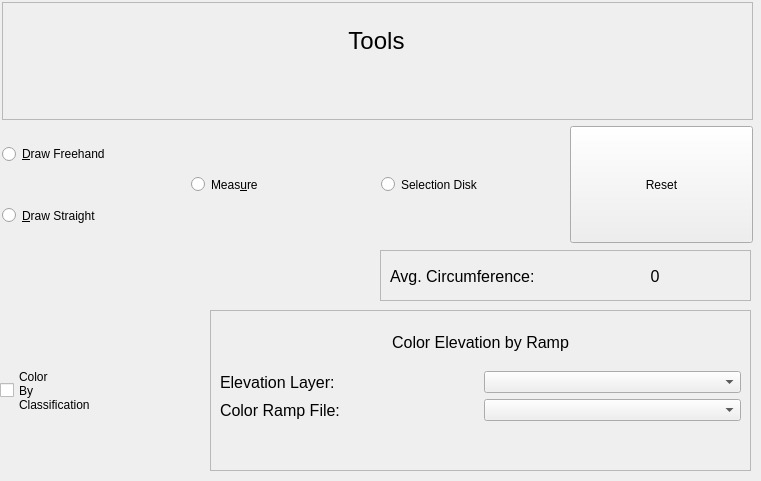
<?xml version="1.0" encoding="UTF-8"?>
<ui version="4.0">
 <class>MainWindow</class>
 <widget class="QMainWindow" name="MainWindow">
  <property name="geometry">
   <rect>
    <x>0</x>
    <y>0</y>
    <width>761</width>
    <height>481</height>
   </rect>
  </property>
  <property name="windowTitle">
   <string>MainWindow</string>
  </property>
  <property name="styleSheet">
   <string notr="true">QFrame {
	background-color: #25292B;
}

#centralWidget, QStackedWidget, QStackedWidget &gt; QWidget {
	background: transparent;
}

QLabel {
	color: #F8F8F8;
	background: transparent;
}

QFrame[titleFrame=true] {
	background-color: #5F5F5F;
}

QWidget[fontSize=&quot;14&quot;] {
	font-size: 14pt;
}

QWidget[fontSize=&quot;12&quot;] {
	font-size: 12pt;
}

QGroupBox {
	color: #F8F8F8;
	border: none;
	margin: 15px;
}

QWidget[inList=true] {
	font-size: 12pt;
	min-height: 60px;
	max-height: 100px;
}


/* PushButton */

QPushButton {
	background-color: #25292B;
	border: 2px solid #F8F8F8;
	color: #F8F8F8;
}

QPushButton:hover {
	background-color: #F8F8F8;
	color: #25292B;
}

QPushButton:pressed {
	background-color: #00F0F0;
	color: #25292B;
	border: 2px solid #00F0F0;
}


/* RadioButton */

QRadioButton {
	background-color: #25292B;
	border: 2px solid #F8F8F8;
	color: #F8F8F8;
}

QRadioButton:hover {
	background-color: #F8F8F8;
	color: #25292B;
}

QRadioButton:checked {
	background-color: #00F0F0;
	color: #25292B;
	border: 2px solid #00F0F0;
}

QRadioButton::indicator {
	width: 0px;
	height: 0px;
	color: #F8F8F8;
}


/* CheckBox */

QCheckBox {
	background-color: #25292B;
	border: 2px solid #F8F8F8;
	color: #F8F8F8;
}

QCheckBox:hover {
	background-color: #F8F8F8;
	color: #25292B;
}

QCheckBox:checked {
	background-color: #00F0F0;
	color: #25292B;
	border: 2px solid #00F0F0;
}

QCheckBox::indicator {
	width: 0px;
	height: 0px;
}


/* Page Selectors */

QRadioButton[pageSelector=true] {
	background-color: #25292B;
	max-width: 90px;
	max-height: 90px;
	border-radius: 40px;
	border: none;
	padding: 10px;
}

QRadioButton[pageSelector=true]:checked {
	background-color: #F8F8F8;
	max-width: 90px;
	max-height: 90px;
	border-radius: 40px;
	border: none;
	padding: 10px;
}

#viewRadioButton {
	image: url(:Qt/menu/icons/view-white.svg);
}

#viewRadioButton:checked {
	image: url(:Qt/menu/icons/view-black.svg);
}

#toolsRadioButton {
	image: url(:Qt/menu/icons/tools-white.svg);
}

#toolsRadioButton:checked {
	image: url(:Qt/menu/icons/tools-black.svg);
}

#groupsRadioButton {
	image: url(:Qt/menu/icons/groups-white.svg);
}

#groupsRadioButton:checked {
	image: url(:Qt/menu/icons/groups-black.svg);
}

#pauseRadioButton {
	image: url(:Qt/menu/icons/pause-white.svg);
}

#pauseRadioButton:checked {
	image: url(:Qt/menu/icons/pause-black.svg);
}

#playRadioButton {
	image: url(:Qt/menu/icons/play-white.svg);
}

#playRadioButton:checked {
	image: url(:Qt/menu/icons/play-black.svg);
}</string>
  </property>
  <widget class="QWidget" name="centralwidget">
   <widget class="QFrame" name="frame_2">
    <property name="geometry">
     <rect>
      <x>210</x>
      <y>310</y>
      <width>541</width>
      <height>161</height>
     </rect>
    </property>
    <property name="frameShape">
     <enum>QFrame::StyledPanel</enum>
    </property>
    <property name="frameShadow">
     <enum>QFrame::Raised</enum>
    </property>
    <widget class="QWidget" name="layoutWidget">
     <property name="geometry">
      <rect>
       <x>10</x>
       <y>10</y>
       <width>521</width>
       <height>101</height>
      </rect>
     </property>
     <layout class="QVBoxLayout" name="verticalLayout_4">
      <item>
       <widget class="QLabel" name="label_2">
        <property name="font">
         <font>
          <pointsize>12</pointsize>
         </font>
        </property>
        <property name="text">
         <string>Color Elevation by Ramp</string>
        </property>
        <property name="alignment">
         <set>Qt::AlignCenter</set>
        </property>
       </widget>
      </item>
      <item>
       <layout class="QHBoxLayout" name="horizontalLayout_2">
        <item>
         <layout class="QVBoxLayout" name="verticalLayout_2">
          <item>
           <widget class="QLabel" name="label_3">
            <property name="font">
             <font>
              <pointsize>12</pointsize>
             </font>
            </property>
            <property name="text">
             <string>Elevation Layer:  </string>
            </property>
           </widget>
          </item>
          <item>
           <widget class="QLabel" name="label_4">
            <property name="font">
             <font>
              <pointsize>12</pointsize>
             </font>
            </property>
            <property name="text">
             <string>Color Ramp File:  </string>
            </property>
           </widget>
          </item>
         </layout>
        </item>
        <item>
         <layout class="QVBoxLayout" name="verticalLayout_3">
          <item>
           <widget class="QComboBox" name="ElevationComboBox"/>
          </item>
          <item>
           <widget class="QComboBox" name="ColorRampFileComboBox"/>
          </item>
         </layout>
        </item>
       </layout>
      </item>
     </layout>
    </widget>
   </widget>
   <widget class="QWidget" name="layoutWidget">
    <property name="geometry">
     <rect>
      <x>0</x>
      <y>310</y>
      <width>201</width>
      <height>161</height>
     </rect>
    </property>
    <layout class="QHBoxLayout" name="horizontalLayout_4">
     <property name="spacing">
      <number>9</number>
     </property>
     <item>
      <widget class="QCheckBox" name="colorByClassificationCheckBox">
       <property name="sizePolicy">
        <sizepolicy hsizetype="Minimum" vsizetype="Minimum">
         <horstretch>0</horstretch>
         <verstretch>0</verstretch>
        </sizepolicy>
       </property>
       <property name="text">
        <string>Color
By
Classification</string>
       </property>
       <property name="fontSize" stdset="0">
        <UInt>12</UInt>
       </property>
      </widget>
     </item>
    </layout>
   </widget>
   <widget class="QFrame" name="frame_3">
    <property name="geometry">
     <rect>
      <x>380</x>
      <y>250</y>
      <width>371</width>
      <height>51</height>
     </rect>
    </property>
    <property name="frameShape">
     <enum>QFrame::StyledPanel</enum>
    </property>
    <property name="frameShadow">
     <enum>QFrame::Raised</enum>
    </property>
    <widget class="QWidget" name="layoutWidget">
     <property name="geometry">
      <rect>
       <x>10</x>
       <y>10</y>
       <width>351</width>
       <height>32</height>
      </rect>
     </property>
     <layout class="QHBoxLayout" name="horizontalLayout_3">
      <item>
       <widget class="QLabel" name="label_5">
        <property name="font">
         <font>
          <pointsize>12</pointsize>
         </font>
        </property>
        <property name="text">
         <string>Avg. Circumference:    </string>
        </property>
       </widget>
      </item>
      <item>
       <widget class="QLabel" name="circumferenceLabel">
        <property name="font">
         <font>
          <pointsize>12</pointsize>
         </font>
        </property>
        <property name="text">
         <string>0</string>
        </property>
        <property name="alignment">
         <set>Qt::AlignCenter</set>
        </property>
       </widget>
      </item>
     </layout>
    </widget>
   </widget>
   <widget class="QWidget" name="">
    <property name="geometry">
     <rect>
      <x>2</x>
      <y>2</y>
      <width>751</width>
      <height>241</height>
     </rect>
    </property>
    <layout class="QVBoxLayout" name="verticalLayout_5">
     <item>
      <widget class="QFrame" name="frame">
       <property name="frameShape">
        <enum>QFrame::StyledPanel</enum>
       </property>
       <property name="frameShadow">
        <enum>QFrame::Raised</enum>
       </property>
       <widget class="QLabel" name="label">
        <property name="geometry">
         <rect>
          <x>4</x>
          <y>-1</y>
          <width>741</width>
          <height>81</height>
         </rect>
        </property>
        <property name="text">
         <string>&lt;html&gt;&lt;head/&gt;&lt;body&gt;&lt;p align=&quot;center&quot;&gt;&lt;span style=&quot; font-size:18pt;&quot;&gt;Tools&lt;/span&gt;&lt;/p&gt;&lt;/body&gt;&lt;/html&gt;</string>
        </property>
       </widget>
      </widget>
     </item>
     <item>
      <layout class="QHBoxLayout" name="horizontalLayout">
       <item>
        <layout class="QVBoxLayout" name="verticalLayout">
         <item>
          <widget class="QRadioButton" name="drawButton">
           <property name="sizePolicy">
            <sizepolicy hsizetype="Minimum" vsizetype="Minimum">
             <horstretch>0</horstretch>
             <verstretch>0</verstretch>
            </sizepolicy>
           </property>
           <property name="text">
            <string>&amp;Draw Freehand</string>
           </property>
           <property name="fontSize" stdset="0">
            <UInt>12</UInt>
           </property>
          </widget>
         </item>
         <item>
          <widget class="QRadioButton" name="drawStraightButton">
           <property name="sizePolicy">
            <sizepolicy hsizetype="Minimum" vsizetype="Minimum">
             <horstretch>0</horstretch>
             <verstretch>0</verstretch>
            </sizepolicy>
           </property>
           <property name="text">
            <string>&amp;Draw Straight</string>
           </property>
           <property name="fontSize" stdset="0">
            <UInt>12</UInt>
           </property>
          </widget>
         </item>
        </layout>
       </item>
       <item>
        <widget class="QRadioButton" name="measureButton">
         <property name="sizePolicy">
          <sizepolicy hsizetype="Minimum" vsizetype="Minimum">
           <horstretch>0</horstretch>
           <verstretch>0</verstretch>
          </sizepolicy>
         </property>
         <property name="text">
          <string>Meas&amp;ure</string>
         </property>
         <property name="fontSize" stdset="0">
          <UInt>12</UInt>
         </property>
        </widget>
       </item>
       <item>
        <widget class="QRadioButton" name="diskButton">
         <property name="sizePolicy">
          <sizepolicy hsizetype="Minimum" vsizetype="Minimum">
           <horstretch>0</horstretch>
           <verstretch>0</verstretch>
          </sizepolicy>
         </property>
         <property name="text">
          <string>Selection Disk</string>
         </property>
         <property name="fontSize" stdset="0">
          <UInt>12</UInt>
         </property>
        </widget>
       </item>
       <item>
        <widget class="QPushButton" name="resetButton">
         <property name="sizePolicy">
          <sizepolicy hsizetype="Minimum" vsizetype="Minimum">
           <horstretch>0</horstretch>
           <verstretch>0</verstretch>
          </sizepolicy>
         </property>
         <property name="text">
          <string>Reset</string>
         </property>
         <property name="fontSize" stdset="0">
          <UInt>12</UInt>
         </property>
        </widget>
       </item>
      </layout>
     </item>
    </layout>
   </widget>
  </widget>
  <action name="actionLoad">
   <property name="text">
    <string>Load</string>
   </property>
  </action>
  <action name="actionSave">
   <property name="text">
    <string>Save</string>
   </property>
  </action>
  <action name="actionPref_s">
   <property name="text">
    <string>Pref's</string>
   </property>
  </action>
  <action name="actionAbout">
   <property name="text">
    <string>About</string>
   </property>
  </action>
  <action name="actionDraw">
   <property name="text">
    <string>Draw</string>
   </property>
  </action>
  <action name="actionMeasure">
   <property name="text">
    <string>Measure</string>
   </property>
  </action>
  <action name="actionWaypoint">
   <property name="text">
    <string>Waypoint</string>
   </property>
  </action>
  <action name="actionNote">
   <property name="text">
    <string>Note</string>
   </property>
  </action>
  <action name="actionSphere">
   <property name="text">
    <string>Sphere</string>
   </property>
  </action>
  <action name="actionBox">
   <property name="text">
    <string>Box</string>
   </property>
  </action>
  <action name="actionSaveSourceIDs">
   <property name="text">
    <string>Save Source_ID's</string>
   </property>
  </action>
  <action name="actionReset">
   <property name="text">
    <string>Reset</string>
   </property>
  </action>
  <action name="actionPlace1">
   <property name="text">
    <string>Place1</string>
   </property>
  </action>
  <action name="actionPlace2">
   <property name="text">
    <string>Place2</string>
   </property>
  </action>
  <action name="actionPlace3">
   <property name="text">
    <string>Place3</string>
   </property>
  </action>
  <action name="actionPlace4">
   <property name="text">
    <string>Place4</string>
   </property>
  </action>
  <action name="actionShow_All">
   <property name="text">
    <string>Show All</string>
   </property>
  </action>
  <action name="actionHide_All">
   <property name="text">
    <string>Hide All</string>
   </property>
  </action>
 </widget>
 <resources>
  <include location="../../resources.qrc"/>
 </resources>
 <connections/>
</ui>
